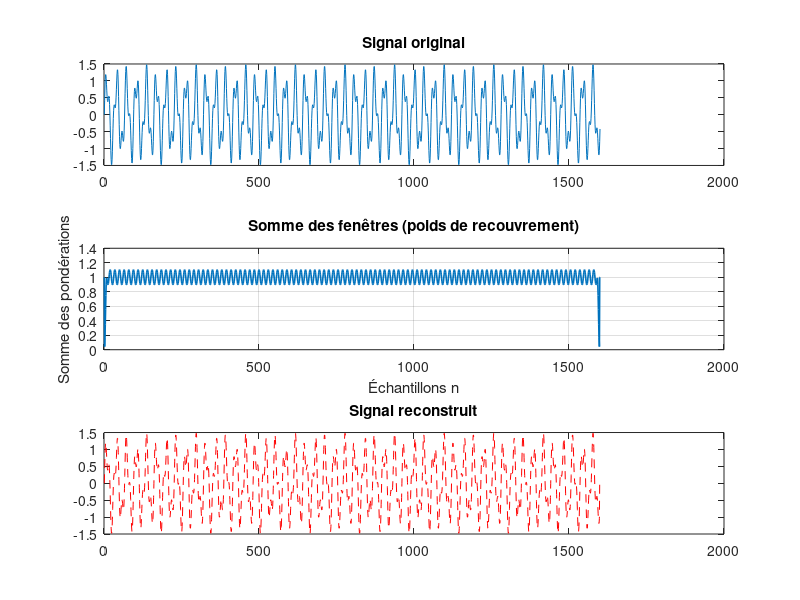
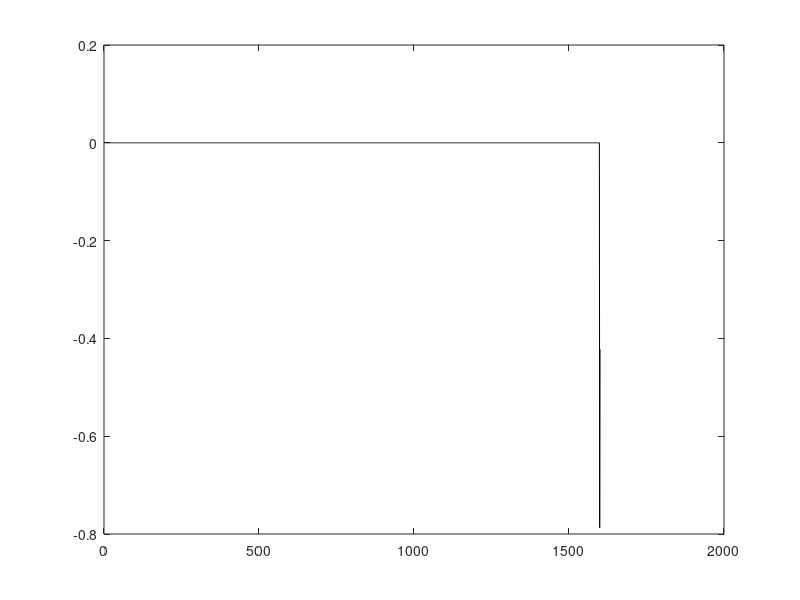

Write MATLAB code to recreate these figures, in order. (Note: this script raises an error after producing the figures.)
%% --- PRELIMINAIRE 4 : Addition - Recouvrement (Overlap-Add) ---
clear; close all; clc;

%% 1. Création d'un signal synthétique
fs = 1600;                    % fréquence d'échantillonnage
t = (0:1/fs:1-1/fs)';         % vecteur temps
x = sin(2*pi*50*t) + 0.5*sin(2*pi*120*t); %signal test

%% 2. Paramètres de tramage
L = 15;           % longueur de trame
R = L/2;            % pas de trame (50% de recouvrement)
w = hann(L, 'periodic');  % fenêtre de Hann

%% 3. Découpage du signal en trames fenêtrées
N = length(x);
M = floor((N - L)/R) + 1;   % nombre de trames
frames = zeros(L, M);

for m = 1:M
    start_idx = (m-1)*R + 1;
    frames(:,m) = x(start_idx:start_idx+L-1) .* w;
end

%% 4. Reconstruction par addition-recouvrement
x_recon = zeros(N,1);
weight  = zeros(N,1);

for m = 1:M
    start_idx = (m-1)*R + 1;
    x_recon(start_idx:start_idx+L-1) = x_recon(start_idx:start_idx+L-1) + frames(:,m);
    weight(start_idx:start_idx+L-1)  = weight(start_idx:start_idx+L-1) + w;
end

% éviter division par zéro
weight(weight==0) = 1;
x_recon = x_recon ./ weight;

%% 5. Vérification de la reconstruction
erreur = x - x_recon;
EQM = mean(erreur.^2);

fprintf('Erreur quadratique moyenne : %.2e\n', EQM);
fprintf('Amplitude maximale de l''erreur : %.2e\n', max(abs(erreur)));


%% 6. Affichages
figure;
subplot(3,1,1);
plot(x); title('Signal original');

subplot(3,1,2);
plot (weight, 'LineWidth', 1.2);
title('Somme des fenêtres (poids de recouvrement)');
xlabel('Échantillons n'); ylabel('Somme des pondérations');
grid on;

subplot(3,1,3);
plot(x_recon, '--r'); title('Signal reconstruit');

figure;
plot(erreur, 'k'); hold on;
yline(0, 'r--');
xlim([L, N-L]); % zoom sur la zone centrale
title('Erreur de reconstruction (zone centrale)');
grid on;

